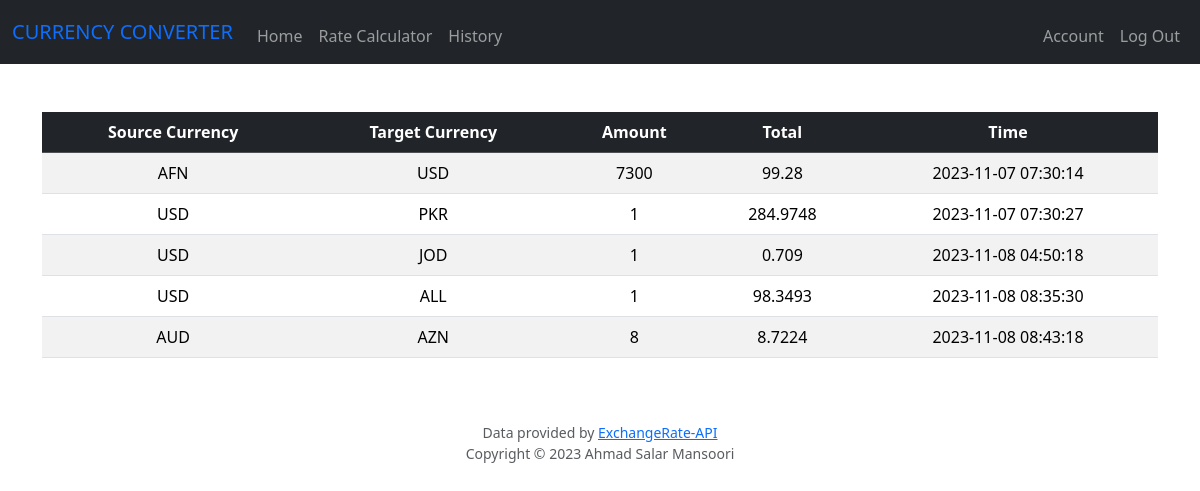
Screenshot of /history (signed in) with the database file from the repository.
### tables this page shows
CREATE TABLE histories (
    user_id INTEGER NOT NULL,
    source_currency TEXT NOT NULL,
    target_currency TEXT NOT NULL,
    amount INTEGER NOT NULL,
    total INTEGER NOT NULL,
    date_time DATETIME NOT NULL,
    FOREIGN KEY (user_id) REFERENCES users(id)
);

### app.py (the view)
@app.route("/history")
@login_required
def history():
    histories = db.execute("SELECT * FROM histories WHERE user_id = ?", session["user_id"])
    return render_template("history.html", histories=histories)

### app.py (called while the page is built)
@app.after_request
def after_request(response):
    response.headers["Cache-Control"] = "no-cache, no-store, must-revalidate"
    response.headers["Expires"] = 0
    response.headers["Pragma"] = "no-cache"
    return response

### helpers.py (called while the page is built)
def login_required(f):
    @wraps(f)
    def decorated_function(*args, **kwargs):
        if session.get("user_id") is None:
            return redirect("/login")
        return f(*args, **kwargs)
    return decorated_function

### templates/history.html (shortened to what this page needs)
{% extends "layout.html" %}
{% block main %}
    <table class="table table-striped">
        <thead class="table-dark">
            <th>Source Currency</th>
            <th>Target Currency</th>
            <th>Amount</th>
            <th>Total</th>
            <th>Time</th>
        </thead>
        <tbody>
            {% for history in histories %}
                <tr>
                    <td>{{ history["source_currency"] }}</td>
                    <td>{{ history["target_currency"] }}</td>
                    <td>{{ history["amount"] }}</td>
                    <td>{{ history["total"] }}</td>
                    <td>{{ history["date_time"] }}</td>
                </tr>
            {% endfor %}
        </tbody>
    </table>
{% endblock %}

### templates/layout.html (shortened to what this page needs)
<!DOCTYPE html>
<html lang="en">
    <head>
        <link href="../static/bootstrap.min.css" rel="stylesheet">
    </head>
        <body>
            <nav class="navbar navbar-expand-sm bg-dark navbar-dark">
                <div class="container-fluid">
                    <a class="navbar-brand text-uppercase font-weight-bold text-primary" href="/"><span class=>Currency</span> <span>Converter</span></a>
                    <div class="collapse navbar-collapse" id="navbar">
                        {% if session["user_id"] %}
                            <ul class="navbar-nav me-auto mt-2">
                                <li class="nav-item"><a class="nav-link navbar-dark" href="/">Home</a></li>
                                <li class="nav-item"><a class="nav-link navbar-dark" href="/calculator">Rate Calculator</a></li>
                                <li class="nav-item"><a class="nav-link navbar-dark" href="/history">History</a></li>
                            </ul>
                            <ul class="navbar-nav ms-auto mt-2">
                                <li class="nav-item"><a class="nav-link navbar-dark" href="/account">Account</a></li>
                                <li class="nav-item"><a class="nav-link navbar-dark" href="/logout">Log Out</a></li>
                            </ul>
                        {% else %}
                            <ul class="navbar-nav ms-auto mt-2">
                                <li class="nav-item"><a class="nav-link navbar-dark" href="/sign_up">Sign Up</a></li>
                                <li class="nav-item"><a class="nav-link navbar-dark" href="/login">Log In</a></li>
                            </ul>
                        {% endif %}
                    </div>
                </div>
            </nav>
        </body>
        <main class="container py-5 text-center">
            {% block main %}{% endblock %}
        </main>
        <footer class="mb-5 small text-center text-muted">
            Data provided by <a href="https://app.exchangerate-api.com/">ExchangeRate-API</a>
            <div>Copyright &#169; 2023 Ahmad Salar Mansoori</div>
        </footer>
</html>

### rows the page displays
histories: source_currency "AFN", target_currency "USD", amount "7300", total "99.28", date_time "2023-11-07 07:30:14"
histories: source_currency "USD", target_currency "PKR", amount "1", total "284.9748", date_time "2023-11-07 07:30:27"
histories: source_currency "USD", target_currency "JOD", amount "1", total "0.709", date_time "2023-11-08 04:50:18"
histories: source_currency "USD", target_currency "ALL", amount "1", total "98.3493", date_time "2023-11-08 08:35:30"
histories: source_currency "AUD", target_currency "AZN", amount "8", total "8.7224", date_time "2023-11-08 08:43:18"
